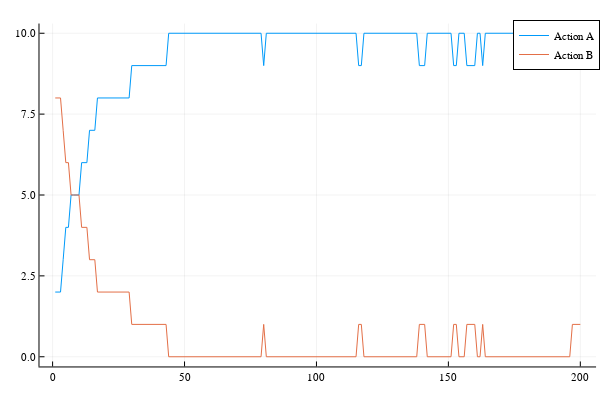

The code cell stored with this chart in its notebook:
### Code cell
m = 2
x = time_series(kmr_coor, ts_length, [m, N-m])

plot([x[1, :], x[2, :]], label=label_2)

### Figure 1 — Plotly figure (JSON) as saved in the notebook; plotly's stock layout.template omitted (floating-point values rounded to 4 significant figures; data arrays with more than 128 entries replaced by an {"elided": "..."} marker saying what was removed)
{"data": [{"colorbar": {"len": 0.9525, "title": "", "x": 0.9934, "y": 0.5139}, "legendgroup": "Action A", "line": {"color": "rgba(0, 154, 250, 1.000)", "dash": "solid", "shape": "linear", "width": 1}, "mode": "lines", "name": "Action A", "showlegend": true, "type": "scatter", "x": {"elided": "200 int values"}, "xaxis": "x", "y": {"elided": "200 int values"}, "yaxis": "y", "zmax": null, "zmin": null}, {"colorbar": {"len": 0.9525, "title": "", "x": 0.9934, "y": 0.5139}, "legendgroup": "Action B", "line": {"color": "rgba(227, 111, 71, 1.000)", "dash": "solid", "shape": "linear", "width": 1}, "mode": "lines", "name": "Action B", "showlegend": true, "type": "scatter", "x": {"elided": "200 int values"}, "xaxis": "x", "y": {"elided": "200 int values"}, "yaxis": "y", "zmax": null, "zmin": null}], "layout": {"annotations": [], "height": 400, "legend": {"bgcolor": "rgba(255, 255, 255, 1.000)", "bordercolor": "rgba(0, 0, 0, 1.000)", "borderwidth": 1, "font": {"color": "rgba(0, 0, 0, 1.000)", "family": "sans-serif", "size": 11}, "title": {"font": {"color": "rgba(0, 0, 0, 1.000)", "family": "sans-serif", "size": 15}, "text": ""}, "tracegroupgap": 0, "traceorder": "normal", "x": 1, "xanchor": "auto", "y": 1, "yanchor": "auto"}, "margin": {"b": 20, "l": 0, "r": 0, "t": 20}, "paper_bgcolor": "rgba(255, 255, 255, 1.000)", "plot_bgcolor": "rgba(255, 255, 255, 1.000)", "showlegend": true, "width": 600, "xaxis": {"anchor": "y", "domain": [0.06582, 0.9934], "gridcolor": "rgba(0, 0, 0, 0.100)", "gridwidth": 0.5, "linecolor": "rgba(0, 0, 0, 1.000)", "mirror": false, "range": [-4.97, 206.0], "showgrid": true, "showline": true, "showticklabels": true, "tickangle": 0, "tickcolor": "rgb(0, 0, 0)", "tickfont": {"color": "rgba(0, 0, 0, 1.000)", "family": "sans-serif", "size": 11}, "tickmode": "array", "ticks": "inside", "ticktext": ["0", "50", "100", "150", "200"], "tickvals": [0, 50, 100, 150, 200], "title": "", "titlefont": {"color": "rgba(0, 0, 0, 1.000)", "family": "sans-serif", "size": 15}, "type": "-", "visible": true, "zeroline": false, "zerolinecolor": "rgba(0, 0, 0, 1.000)"}, "yaxis": {"anchor": "x", "domain": [0.03762, 0.9902], "gridcolor": "rgba(0, 0, 0, 0.100)", "gridwidth": 0.5, "linecolor": "rgba(0, 0, 0, 1.000)", "mirror": false, "range": [-0.3, 10.3], "showgrid": true, "showline": true, "showticklabels": true, "tickangle": 0, "tickcolor": "rgb(0, 0, 0)", "tickfont": {"color": "rgba(0, 0, 0, 1.000)", "family": "sans-serif", "size": 11}, "tickmode": "array", "ticks": "inside", "ticktext": ["0.0", "2.5", "5.0", "7.5", "10.0"], "tickvals": [0, 2.5, 5, 7.5, 10], "title": "", "titlefont": {"color": "rgba(0, 0, 0, 1.000)", "family": "sans-serif", "size": 15}, "type": "-", "visible": true, "zeroline": false, "zerolinecolor": "rgba(0, 0, 0, 1.000)"}}}
